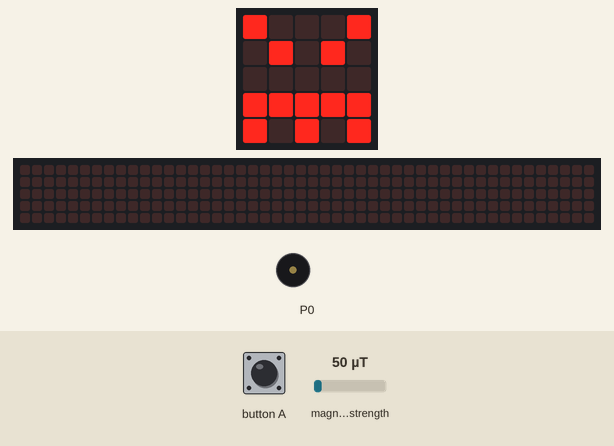
Recording of a program running on a simulated BBC micro:bit (MakeCode). On the bench: the board's 5×5 LED display, a strip that is not on the board, showing the scrolling text unrolled, buzzer (waves = sounding). Inputs (shaded band) come from the test bench; at power-on: magnetic field strength 50 µT. The 48×5 strip is a reading aid, not a part: it shows the text the display is scrolling, unrolled, one strip-width of it at a time.

Above: at 1.2 s.
1.3 s: magnetic field strength set to 191 µT
3.4 s: magnetic field strength set to 207 µT
At 4.9 s:
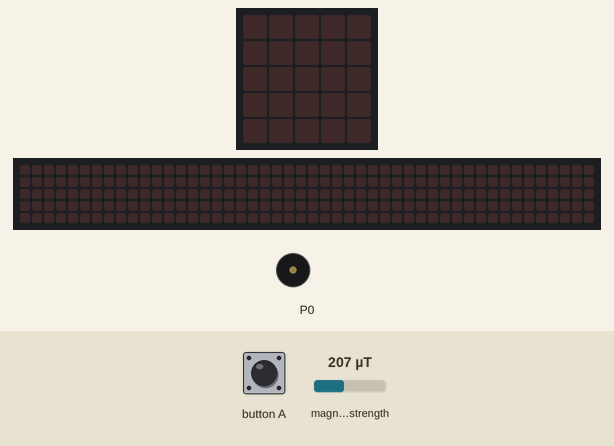
6.0 s: button A pressed for 0.15 s
At 6.3 s:
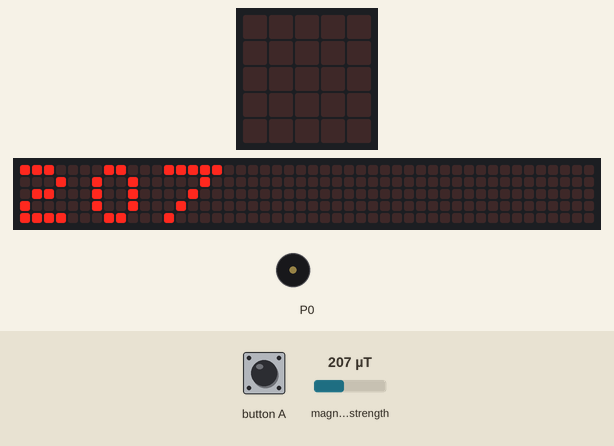
6.7 s: magnetic field strength set to 10 µT
At 6.82 s:
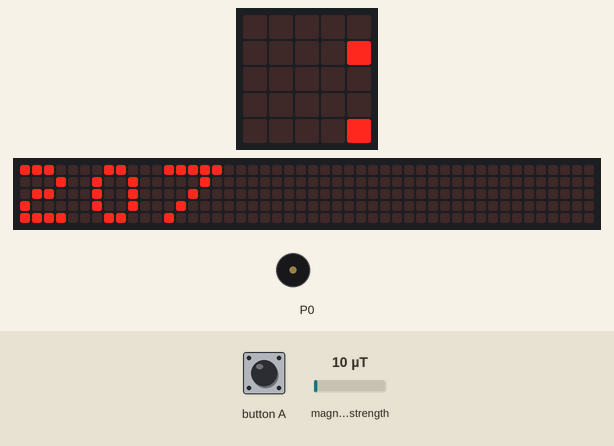
8.7 s: button A pressed for 0.15 s
9.4 s: magnetic field strength set to 250 µT
At 13.12 s:
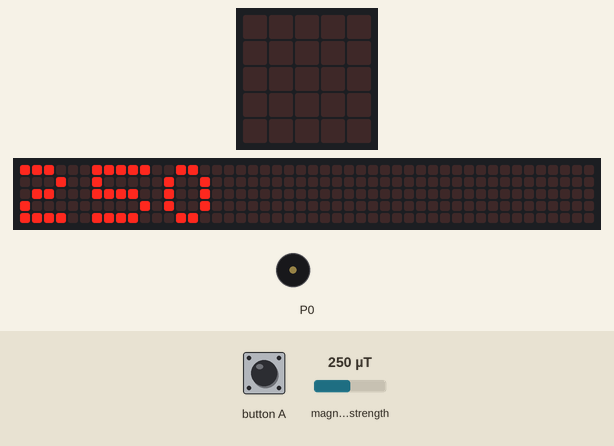
Timing chart, 0 to 15.4 s (numbered marks = the images above; inputs shaded):
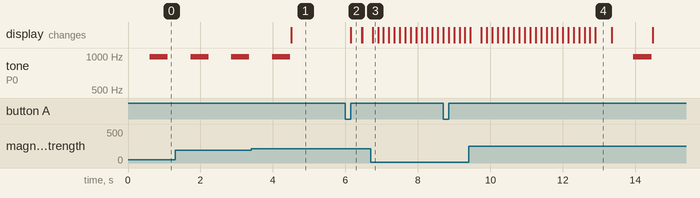

The program:

main.ts
```typescript
input.onButtonPressed(Button.A, function () {
    basic.showNumber(input.magneticForce(Dimension.Strength))
})
basic.forever(function () {
    if (input.magneticForce(Dimension.Strength) < 200) {
        basic.showIcon(IconNames.Angry)
        music.playTone(988, music.beat(BeatFraction.Whole))
    } else {
        basic.clearScreen()
    }
})
```

test.ts
```typescript
// aquí va el archivo "tests"; esto no se compilará cuando este paquete se utilice como una extensión.
```

Measured:
- the behaviour switches between 199 and 200 µT on magnetic field strength (found by bisection; images 0 and 1)
- after the input at 3.4 s, tone on P0: goes on until 4.5 s, then stays silent; the display: changes after 1.1 s (image 1)
- after the input at 6.0 s, the display: changes after 0.15 s (image 2)
- after the input at 6.7 s, the display: changes after 0.05 s (image 3)
- by itself, tone on P0: alternates 988 Hz for 0.50 s and silent for 0.63 s
- what the display in image 4 shows lasts 0.5 s, from 12.9 s to 13.4 s
